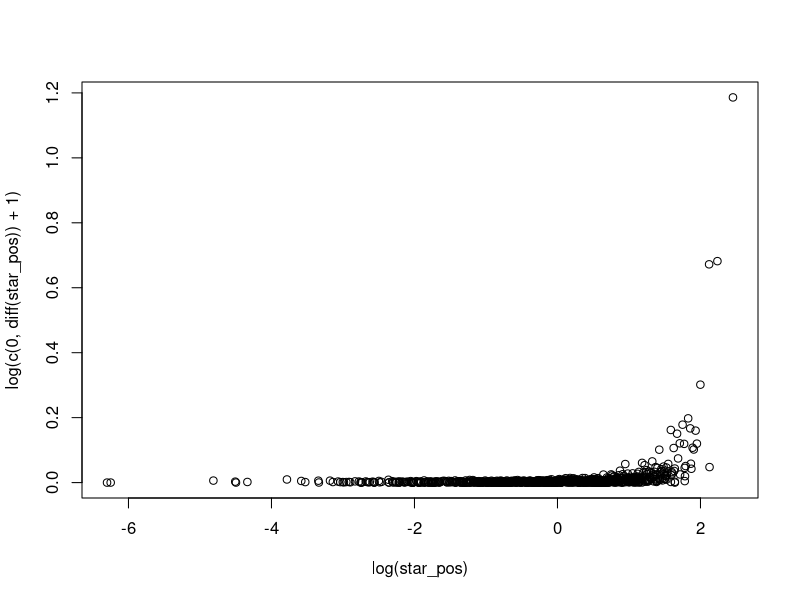
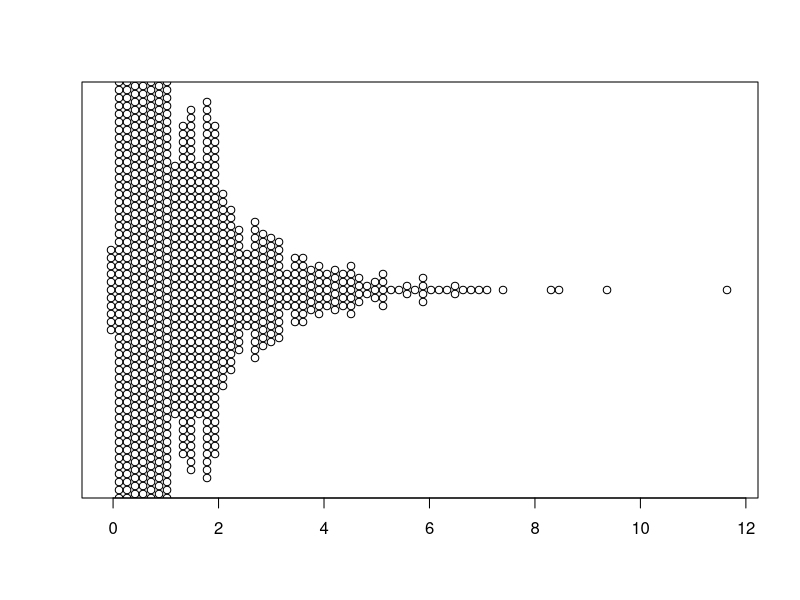
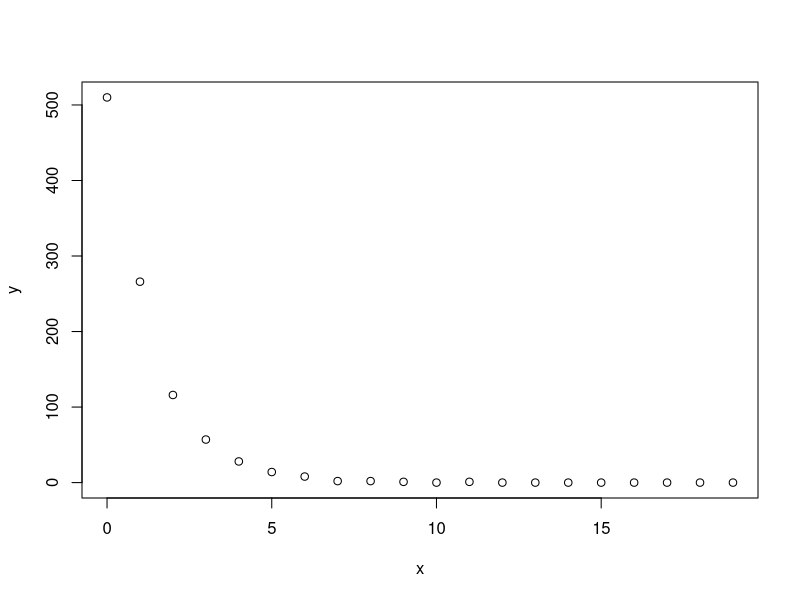
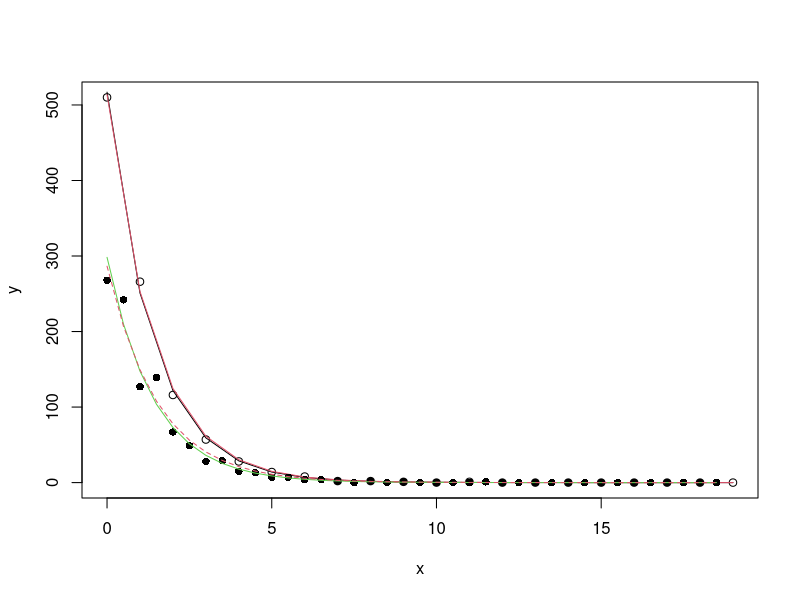

Reproduce these figures in R, in order.
## ---- chunk 1
library(beeswarm)
library(purrr)
library(tidyverse)
library(MASS, exclude = c("select", "area"))
## ---- chunk 2
# Simulate data
star_count <- function(d, a = 500, b = .7) {
  a * exp(-d * b)
}

set.seed(1)
x <- 0:19
y <- rnegbin(20, mu = star_count(0:19), theta = 100000)

# simulate distance position of stars
bin_offsets <- y |> map(~sort(runif(.x))) |> reduce(c)
bin_start <- map2(x, y, .f = ~rep(.x, .y)) |> reduce(c)
star_pos <- bin_start + bin_offsets

diff(star_pos)
plot(log(star_pos), log(c(0, diff(star_pos)) + 1))

beeswarm(star_pos, horizontal = TRUE, method = "center")

plot(x, y)



# log method
mod_loglm <- lm(log(y + 1) ~ x)

mod_loglm |> summary()
exp(coef(mod_loglm)[2]) # decay param

# nls
mod_nls <- nls(y~a * exp(-b * x), data = tibble(x, y),
               start = list(a = 300, b = .5))
summary(mod_nls)

# poisson method
mod_glm <- glm(y ~ x, data = tibble(x, y), family = poisson(link = "log"))
summary(mod_glm)

# now if I sample the same stars, but with half the bin width...
x_half <- seq(0, 19, .5)
y_half <- table(cut(star_pos,breaks = x_half, include.lowest = T))


# nls method, can't adjust for the bin size, and residual errors
mod_nls_half <- nls(y_half ~ a * exp(-b * x_half[-length(x_half)]),
                    data = tibble(x_half[-length(x_half)], y_half),
                    start = list(a = 200, b = .5))

summary(mod_nls_half)

mod_glm_half <- glm(y_half ~ x_half[-length(x_half)], family = poisson(link = "log"), offset = rep(log(1/2), length(y_half)))

summary(mod_glm_half);sigma(mod_glm_half)

## ---- chunk 3
summary(mod_glm);sigma(mod_glm)
## ---- chunk 4
anova(mod_glm_half)
## ---- chunk 5
mod_quasi_glm <- glm(y~x, family = quasipoisson(link = "log"))

mod_quasi_glm_half <- update(mod_glm_half, family = quasipoisson(link = "log"))
summary(mod_quasi_glm)
summary(mod_quasi_glm_half)
## ---- chunk 6
plot(x, y)
# lines(x, exp(coef(mod_loglm)[1] + coef(mod_loglm)[2]*x) - 1) # bad model...
lines(x, predict(mod_glm, type = "response"))
lines(x, predict(mod_nls, type = "response"), col = 2)
points(x_half[-length(x_half)], y_half, pch = 16)
lines(x_half[-length(x_half)], predict(mod_glm_half, type = "response"), col = 3)
lines(x_half[-length(x_half)], predict(mod_nls_half, type = "response"), col = 2, lty = 2)
## ---- chunk 7
predict(mod_glm_half) |> as.numeric()
predict(mod_glm)[2]
# 4.994005 vs 5.5
